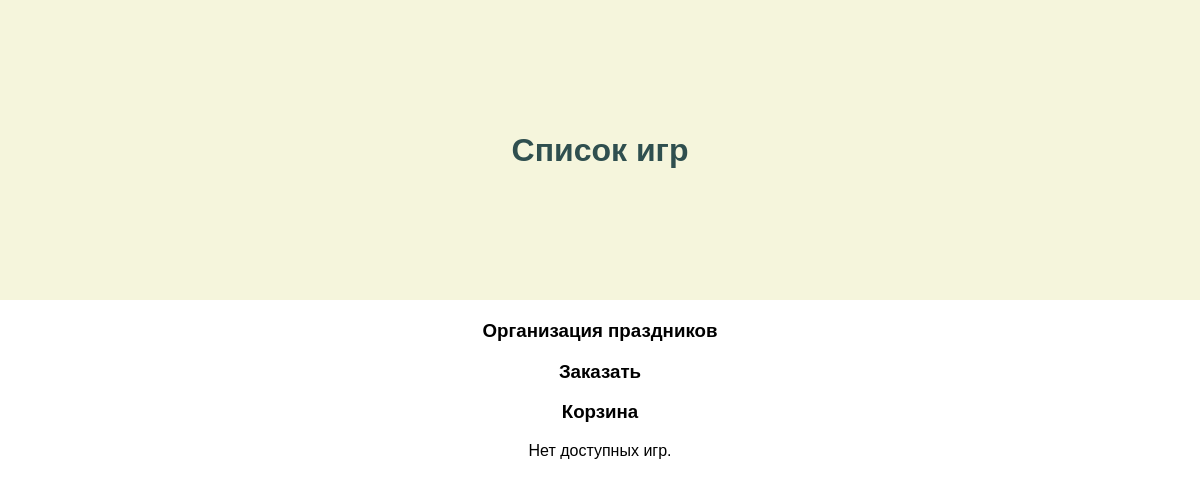
/offerta/, run on an earlier commit of the app's database.
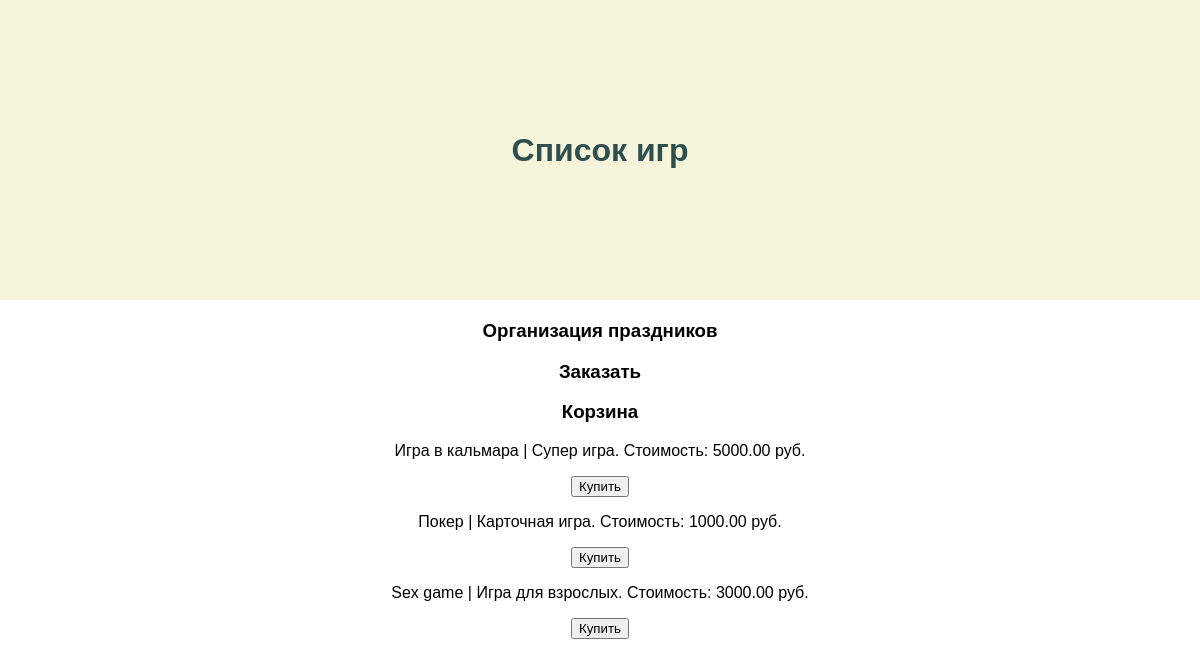
And on a later commit of the database.
### task1/models.py (models this page shows, shortened)
class Game(models.Model):
    title = models.CharField(max_length=100)
    cost = models.DecimalField(max_digits=10, decimal_places=2)
    size = models.DecimalField(max_digits=10, decimal_places=2)
    description = models.TextField()
    age_limited = models.BooleanField(default=False)
    buyers = models.ManyToManyField(Buyer, related_name='games')

### task1/views.py (the view)
# urls.py: path('offerta/', offerta),
def offerta(request):
    title = "Список игр"
    games = Game.objects.all()
    return render(request, 'offerta.html', {'games': games, 'title': title})  # Передаем коллекцию игр в контекст

### templates/fifth_task/offerta.html
{% extends "menu.html" %}
{% block pagename %}
{{ title }}
{% endblock %}
{% block menu %}
    {{ block.super }}
{% endblock %}
{% block content %}
    {% for game in games %}
        <div>
            <p>{{ game.title }} | {{ game.description }}. Стоимость: {{ game.cost }} руб.</p>
            <button style= "cursor: pointer">Купить</button>
        </div>
    {% empty %}
        <p>Нет доступных игр.</p>
    {% endfor %}
{% endblock %}

### templates/fifth_task/menu.html (shortened to what this page needs)
{% load static %}
<!DOCTYPE html>
<html lang="ru">
<head>
    <link rel = "stylesheet" type = "text/css" href = '{% static "style.css" %}'>
</head>
<body>
    <header>
        <h1>{% block pagename %} Главная страница {% endblock %}</h1>
    </header>
    <nav>
        {% block menu %}
        <ul style="list-style-type: none; padding: 0;">
            <li><h3><a href="/">Организация праздников</a></h3></li>
            <li><h3><a href="/offerta/">Заказать</a></h3></li>
            <li><h3><a href="/cart/">Корзина</a></h3></li>
        </ul>
        {% endblock %}
    </nav>
    <main>
            <div>
                {% block content %}
                {% endblock %}
            </div>
    </main>
</body>
</html>

### static/style.css (style rules this page uses)
body { margin: 0; font-family: Arial, sans-serif; text-align: center; }
header { width: 100%; height: 25vw; background-color: beige; display: flex; align-items: center; justify-content: center; }
h1 { color: darkslategray; margin: 0; }
nav { text-align: center; margin-top: 20px; }
nav a { color: black; text-decoration: none; margin: 0 15px; }

What changed in the data, as far as the page shows it:
added Game: title "Игра в кальмара", description "Супер игра", cost "5000.00"
added Game: title "Покер", description "Карточная игра", cost "1000.00"
added Game: title "Sex game", description "Игра для взрослых", cost "3000.00"
Also different on the page:
text no longer shown: "Нет доступных игр."
